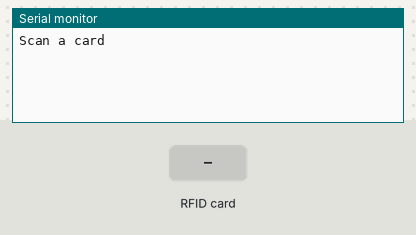
Simulated run of this sketch. Board: ESP32. Shown: the last lines printed to the serial monitor. The inputs (shaded band) are chosen by the test bench.

Above: at 1.2 s.
1.3 s: RFID card 65 74 4D 05 held to the reader
At 2.0 s:
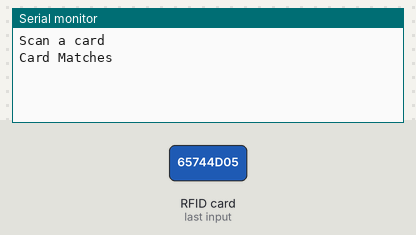
2.8 s: RFID card 5E 7A 19 C4 held to the reader
At 3.3 s:
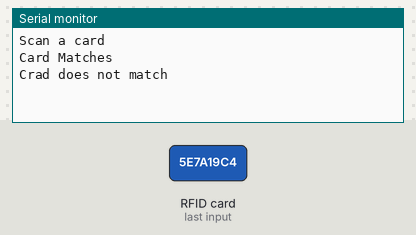

The sketch:

rfidsensor.ino
```cpp
#include <SPI.h>
#include <MFRC522.h>

// Custom SPI pin assignments
#define SS_PIN   21
#define RST_PIN  22
#define SCK_PIN  25
#define MOSI_PIN 26
#define MISO_PIN 27

MFRC522 rfid(SS_PIN, RST_PIN); // Instance of the class

// Init array that will store new NUID
byte nuidPICC[4];

byte unlockCard[4] = {0x65, 0x74, 0x4D, 0x05};

void setup() {
  Serial.begin(115200);
  SPI.begin(SCK_PIN, MISO_PIN, MOSI_PIN, SS_PIN);
  rfid.PCD_Init();
  Serial.println("Scan a card");
}

void loop() {
  if (!rfid.PICC_IsNewCardPresent()) return;
  if (!rfid.PICC_ReadCardSerial()) return;

  if (memcmp(rfid.uid.uidByte, unlockCard, 4) == 0) {
    Serial.println("Card Matches");
  }
  else {
    Serial.println("Crad does not match");
  }
  delay(1000);

/*
  Serial.print(F("PICC type: "));
  MFRC522::PICC_Type piccType = rfid.PICC_GetType(rfid.uid.sak);
  Serial.println(rfid.PICC_GetTypeName(piccType));

  if (piccType != MFRC522::PICC_TYPE_MIFARE_MINI &&
      piccType != MFRC522::PICC_TYPE_MIFARE_1K &&
      piccType != MFRC522::PICC_TYPE_MIFARE_4K) {
    Serial.println(F("Your tag is not of type MIFARE Classic."));
    return;
  }

  if (memcmp(rfid.uid.uidByte, nuidPICC, 4) != 0) {
    Serial.println(F("A new card has been detected."));
    memcpy(nuidPICC, rfid.uid.uidByte, 4);

    Serial.println(F("The NUID tag is:"));
    Serial.print(F("In hex: "));
    printHex(rfid.uid.uidByte, rfid.uid.size);
    Serial.println();
    Serial.print(F("In dec: "));
    printDec(rfid.uid.uidByte, rfid.uid.size);
    Serial.println();
  } //else {
    //Serial.println(F("Card read previously."));
  //}

  // Halt PICC
  rfid.PICC_HaltA();
  rfid.PCD_StopCrypto1();
  */
}

/*

//Helper routine to dump a byte array as hex values to Serial.
void printHex(byte *buffer, byte bufferSize) {
  for (byte i = 0; i < bufferSize; i++) {
    Serial.print(buffer[i] < 0x10 ? " 0" : " ");
    Serial.print(buffer[i], HEX);
  }
}


//Helper routine to dump a byte array as dec values to Serial.
void printDec(byte *buffer, byte bufferSize) {
  for (byte i = 0; i < bufferSize; i++) {
    Serial.print(' ');
    Serial.print(buffer[i], DEC);
  }
}
*/
```

Measured:
- after the input at 1.3 s, the serial monitor: prints a new line at once (image 1)
- after the input at 2.8 s, the serial monitor: prints a new line at once (image 2)
